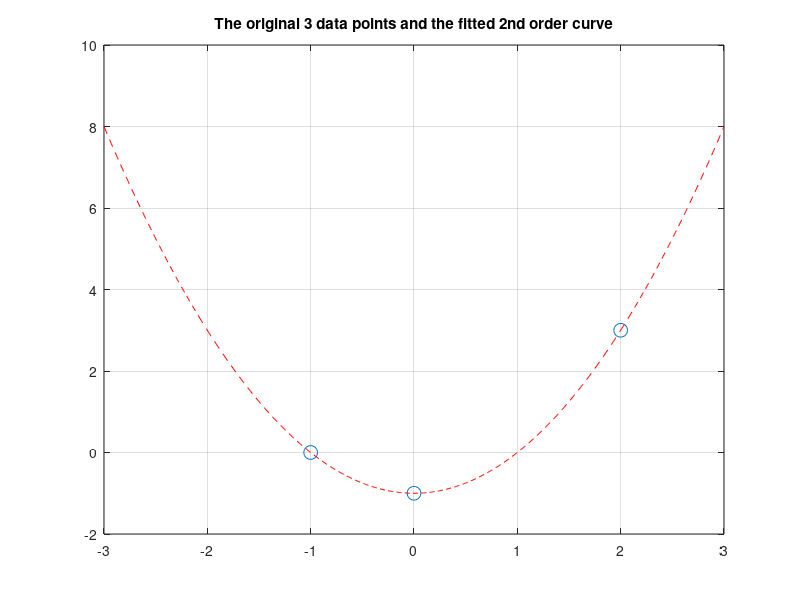

Write MATLAB code to recreate this figure.
clc
clear
close all

X = [-1 0 2];

Y = [0 -1 3];
    
p2 = polyfit(X,Y,2)

plot(X,Y,'o','MarkerSize',10); 
grid on;
hold on;

z = -3:0.01:3;
plot(z,polyval(p2,z), 'r--');

title('The original 3 data points and the fitted 2nd order curve');